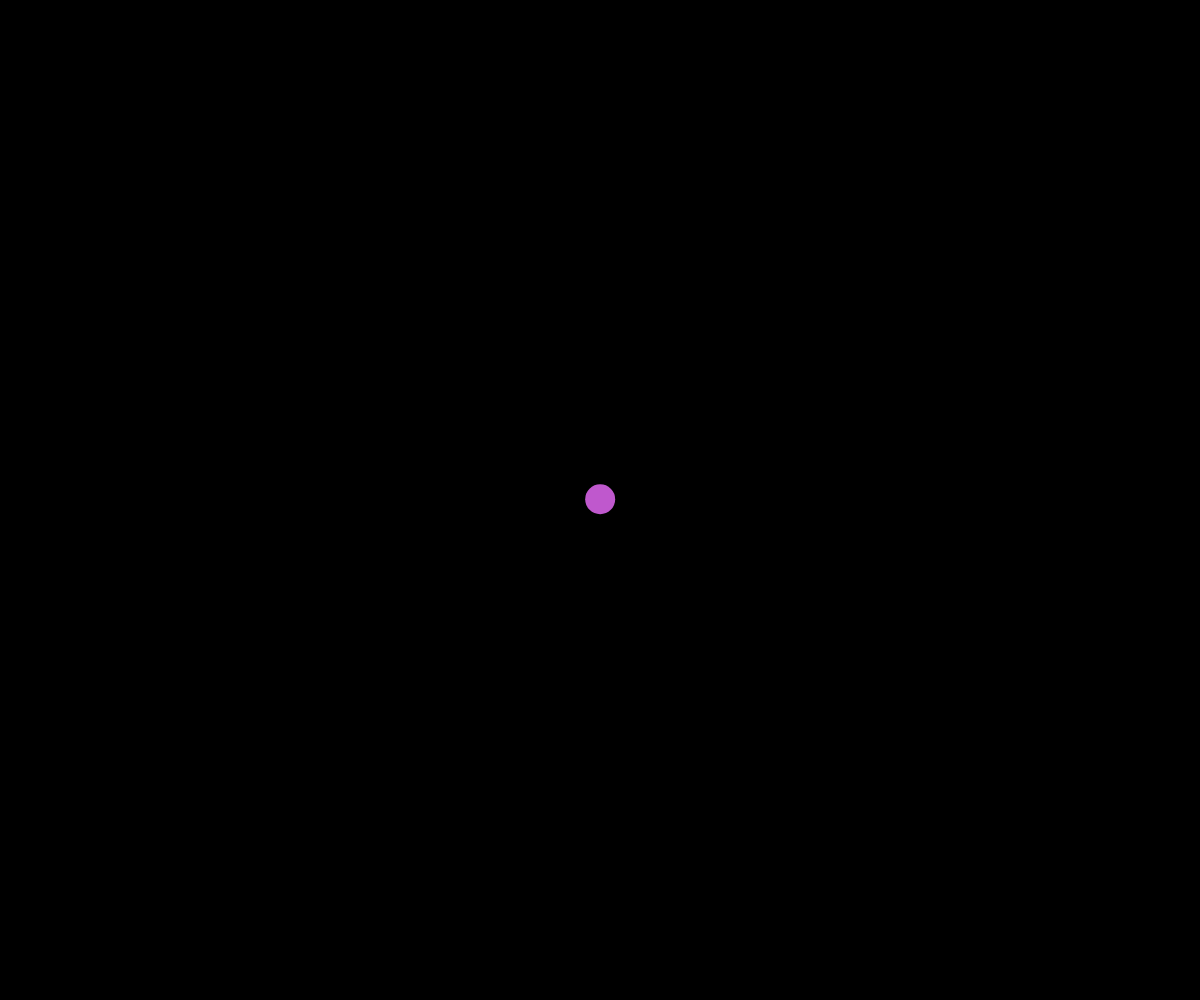
Frame 1 (no input)
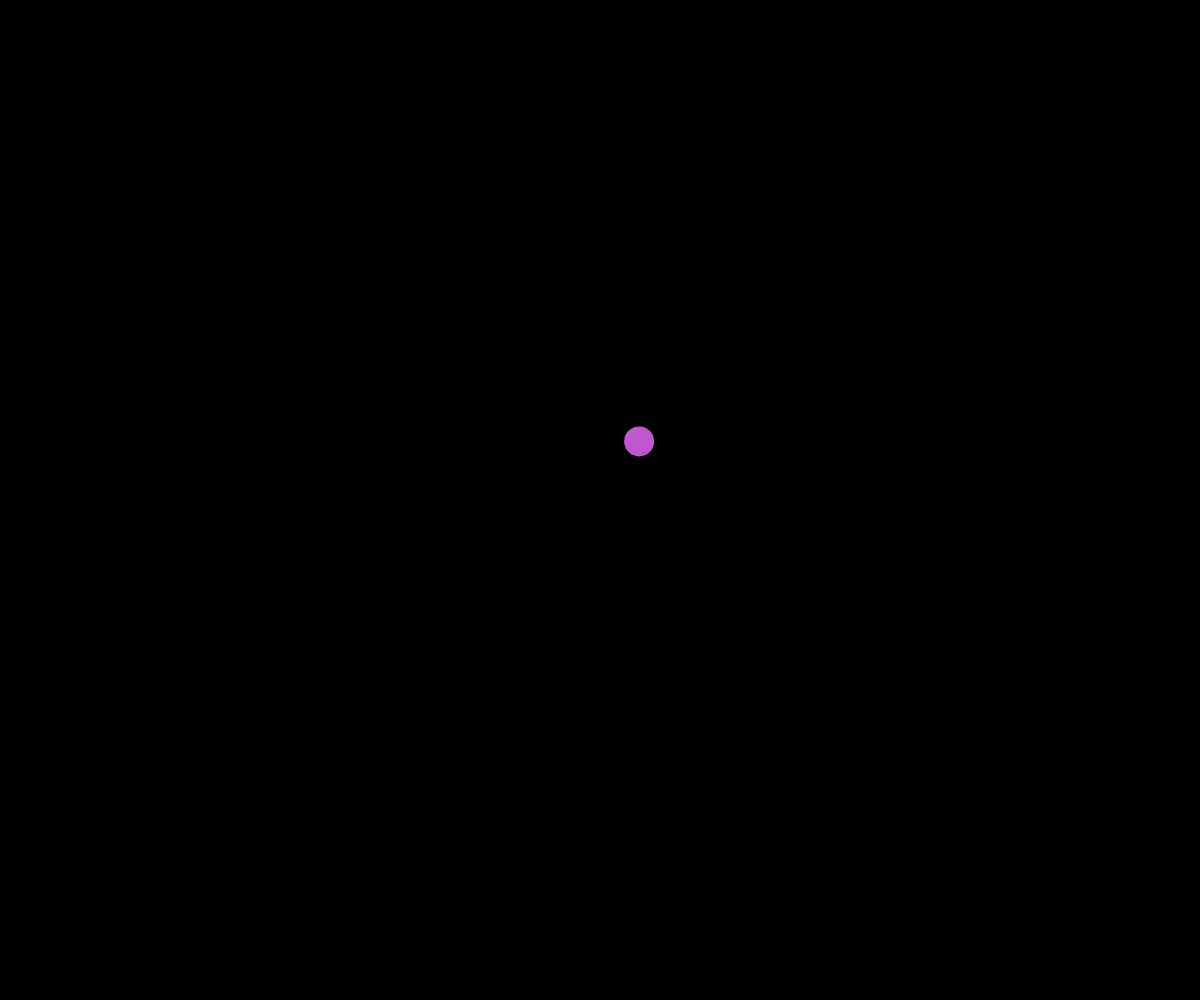
Frame 60 (no input)
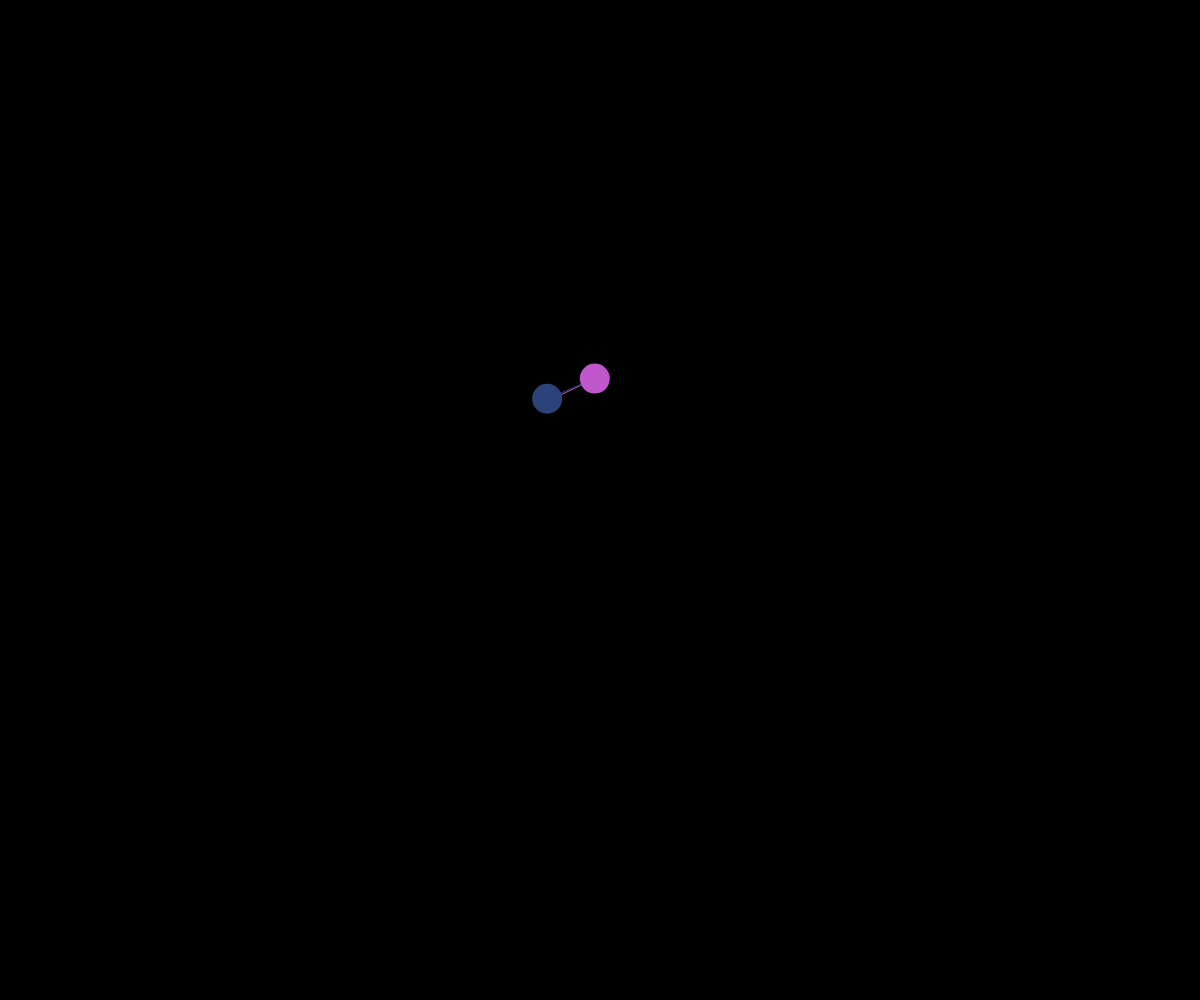
Frame 120 (the mouse pressed at the canvas centre since frame 60)

The p5.js sketch that drew these frames (run headless with seeded random() and noise() and a simulated clock; from frame 60 on, the mouse is pressed at the canvas centre):

// p5.js sketch
// ── sketch.js
// Connected Nodes Demo

let points = [];

class MovingPoint {
  constructor(x,y) {
    this.speed = 5;
    this.diameter = 30;
    this.maxDiameter = 100;
    this.minDiameter = 30;
    this.reach = 100;
    this.x = x;
    this.y = y;
    this.xTime = random(1000);
    this.yTime = random(1000);
    this.deltaTime = 0.01;
    this.color = color(random(255),random(255),random(255));
  }
  display() {
    noStroke();
    fill(this.color);
    circle(this.x,this.y,this.diameter);
  }

  update() {
    this.move();
    this.wrapAroundScreen();
    this.adjustSizeWithMouse();
  }

  connectTo(pointsArray) {
    for (let otherPoint of pointsArray) {
      // Avoid drawing line to the same point
      if (this !== otherPoint) {
        let pointDistance = dist(this.x, this.y, otherPoint.x, otherPoint.y);
        if (pointDistance < this.reach) {
          stroke(this.color);
          line(this.x, this.y, otherPoint.x, otherPoint.y);
        }
        
      }

    }

  }

  move() {
    // Pick random direction of movements
    let dx = noise(this.xTime);
    let dy = noise(this.yTime);

    // Scale the movement speed
    this.dx = map(dx, 0, 1, -this.speed, this.speed);
    this.dy = map(dy, 0, 1, -this.speed, this.speed);

    // Move Point
    this.x += this.dx;
    this.y += this.dy; 

    // Move on the graph
    this.xTime += this.deltaTime;
    this.yTime += this.deltaTime;
  }

  wrapAroundScreen() {
    // Wrap around the screen if you fall off
    if (this.x < 0) {
      // Fell off Left Side
      this.x += width;
    }
    else if (this.x > width) {
      // Fell off Right Side
      this.x -= width;
    }
    else if (this.y < 0) {
      // Fell off Top
      this.y += height;
    }
    else if (this.y > height) {
      // Fell off Bottom
      this.y -= height;
    }
  }

  adjustSizeWithMouse() {
    let mouseDistance = dist(this.x, this.y, mouseX, mouseY);
    if (mouseDistance < 100) {
      let theSize = map(mouseDistance, 0, this.reach, this.maxDiameter, this.minDiameter);
      this.diameter = theSize;
    }
    else {
      this.diameter = this.minDiameter;
    }
  }
}

function setup() {
  createCanvas(windowWidth, windowHeight);
  let somePoint = new MovingPoint(width/2,height/2);
  points.push(somePoint);
  
}

function mousePressed() {
  let somePoint = new MovingPoint(mouseX,mouseY);
  points.push(somePoint);
}

function draw() {
  background(0);
  
  // Draw lines first
  for (let somePoint of points) {
    somePoint.update();
    somePoint.connectTo(points);
  }

  // Display after so the points are on top
  for (let somePoint of points) {
    somePoint.display();
  }
}
